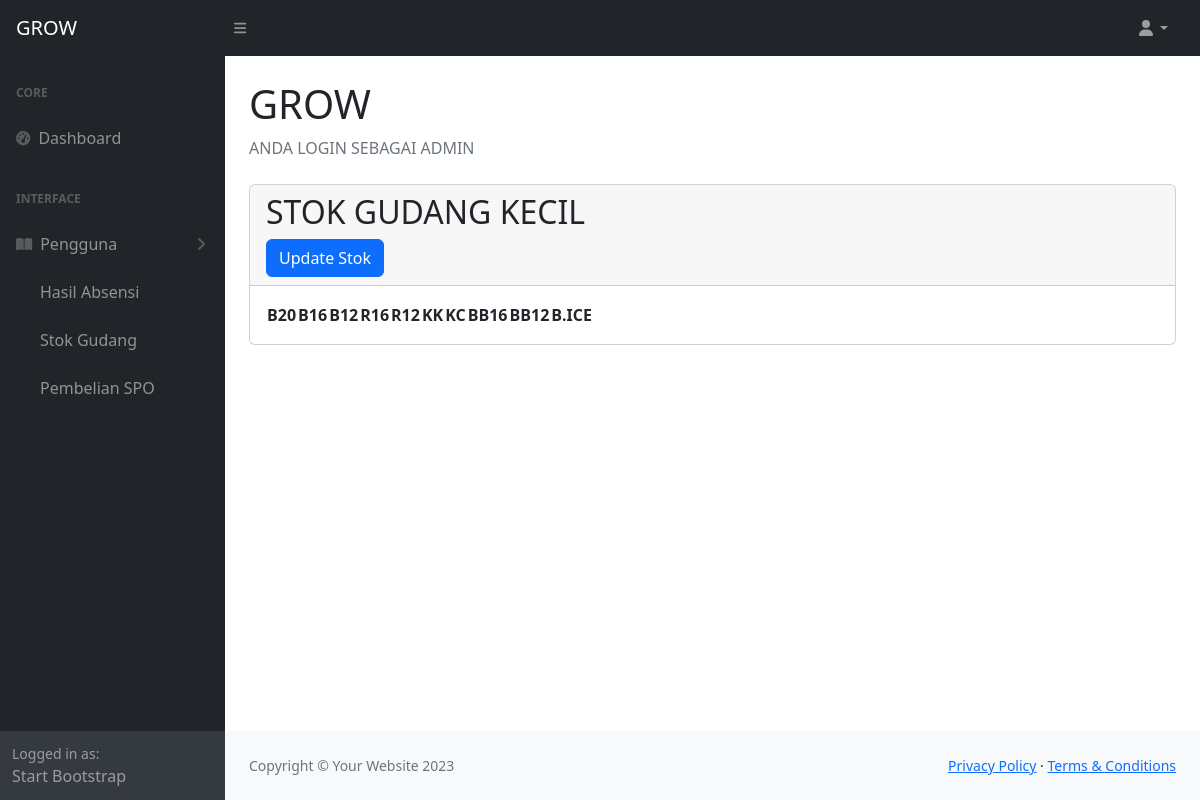
Before: /stok_gudang_kecil.php (signed in) with the older database file.
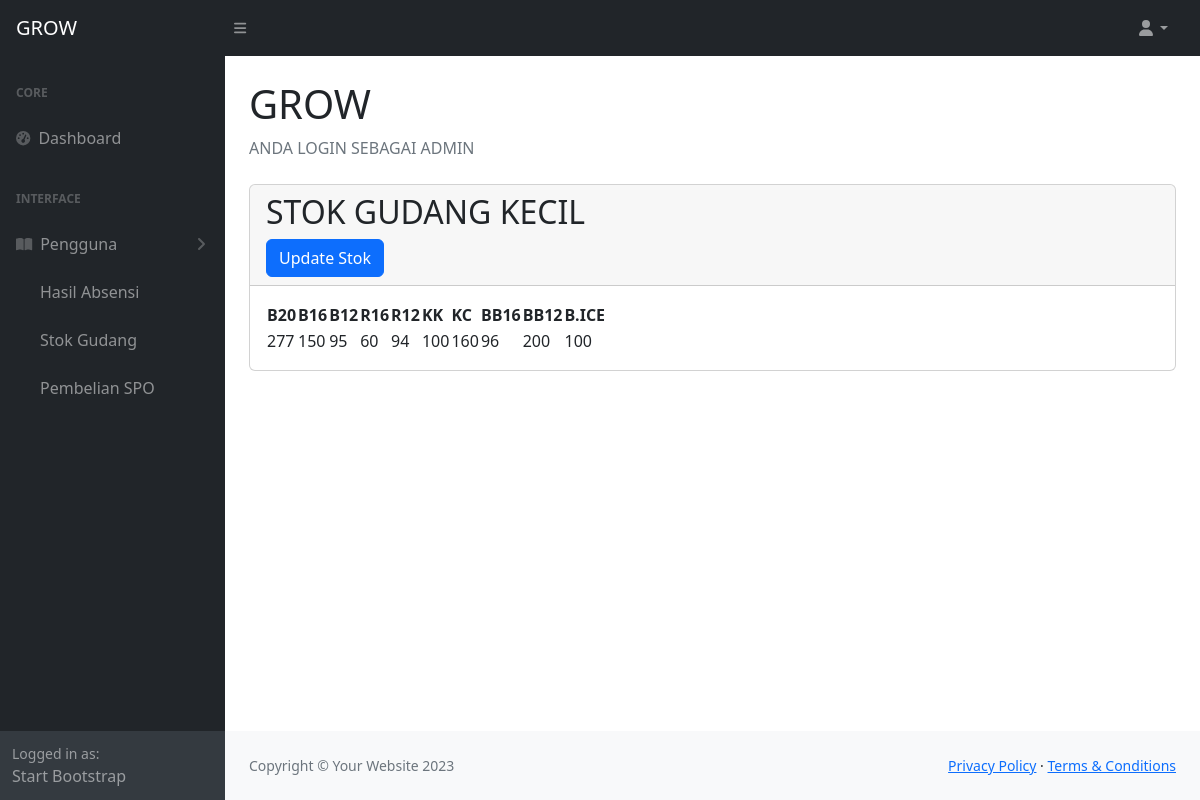
After: the same page with the newer database file.
### tables this page shows
CREATE TABLE `stok_gudang_kecil` (
  `kd_stok` int(11) NOT NULL,
  `B12` int(11) NOT NULL,
  `B16` int(11) NOT NULL,
  `B20` int(11) NOT NULL,
  `BB12` int(11) NOT NULL,
  `BB16` int(11) NOT NULL,
  `BICE16` int(11) NOT NULL,
  `KC` int(11) NOT NULL,
  `KK` int(11) NOT NULL,
  `R12` int(11) NOT NULL,
  `R16` int(11) NOT NULL
);

### stok_gudang_kecil.php (the view, shortened to what this page needs)
<?php
require 'function.php';
?>
<!DOCTYPE html>
<html lang="en">
    <head>
        <link href="https://cdn.jsdelivr.net/npm/simple-datatables@7.1.2/dist/style.min.css" rel="stylesheet" />
        <link href="css/styles.css" rel="stylesheet" />
    </head>
    <body class="sb-nav-fixed">
        <nav class="sb-topnav navbar navbar-expand navbar-dark bg-dark">
            <a class="navbar-brand ps-3" href="index.php">GROW</a>
            <button class="btn btn-link btn-sm order-1 order-lg-0 me-4 me-lg-0" id="sidebarToggle" href="#!"><i class="fas fa-bars"></i></button>
            <ul class="navbar-nav ms-auto ms-md-0 me-3 me-lg-4">
                <li class="nav-item dropdown">
                    <a class="nav-link dropdown-toggle" id="navbarDropdown" href="#" role="button" data-bs-toggle="dropdown" aria-expanded="false"><i class="fas fa-user fa-fw"></i></a>
                </li>
            </ul>
        </nav>
        <div id="layoutSidenav">
            <div id="layoutSidenav_nav">
                <nav class="sb-sidenav accordion sb-sidenav-dark" id="sidenavAccordion">
                    <div class="sb-sidenav-menu">
                        <div class="nav">
                            <div class="sb-sidenav-menu-heading">Core</div>
                                <a class="nav-link" href="index.php">
                                <div class="sb-nav-link-icon"><i class="fas fa-tachometer-alt"></i></div>
                                Dashboard
                                </a>
                                <div class="sb-sidenav-menu-heading">Interface</div>
                                <a class="nav-link collapsed" href="#" data-bs-toggle="collapse" data-bs-target="#collapsePages" aria-expanded="false" aria-controls="collapsePages">
                                <div class="sb-nav-link-icon"><i class="fas fa-book-open"></i></div>
                                    Pengguna
                                <div class="sb-sidenav-collapse-arrow"><i class="fas fa-angle-down"></i></div>
                                </a>
                            <nav class="sb-sidenav-menu-nested nav accordion" id="sidenavAccordionPages">
                                    <a class="nav-link" href="absensi.php">Hasil Absensi</a>
                            </nav>
                            <nav class="sb-sidenav-menu-nested nav accordion" id="sidenavAccordionPages">
                                    <a class="nav-link" href="stok_gudang_kecil.php">Stok Gudang</a>
                            </nav>
                            <nav class="sb-sidenav-menu-nested nav accordion" id="sidenavAccordionPages">
                                    <a class="nav-link" href="pembelianspo.php">Pembelian SPO</a>
                            </nav>
                        </div>
                    </div>
                    <div class="sb-sidenav-footer">
                        <div class="small">Logged in as:</div>
                        Start Bootstrap
                    </div>
                </nav>
            </div>
            <div id="layoutSidenav_content">
                <main>
                    <div class="container-fluid px-4">
                        <h1 class="mt-4">GROW</h1>
                        <ol class="breadcrumb mb-4">
                            <li class="breadcrumb-item active">ANDA LOGIN SEBAGAI ADMIN</li>
                        </ol>
                        <div class="card mb-4">
                            <div class="card-header">
                                <h2>STOK GUDANG KECIL</h2>
                                <button type="button" class="btn btn-primary" data-bs-toggle="modal" data-bs-target="#exampleModal">
                                    Update Stok
                                </button>
                            </div>
                            <div class="card-body">
                                <table id="datatablesSimple">
                                    <thead>
                                    <tr>
                                        <th>B20</th>
                                        <th>B16</th>
                                        <th>B12</th>
                                        <th>R16</th>
                                        <th>R12</th>
                                        <th>KK</th>
                                        <th>KC</th>
                                        <th>BB16</th>
                                        <th>BB12</th>
                                        <th>B.ICE</th>
                                    </tr>
                                    </thead>
                                    <tbody>
                                    <?php
                                        $ambilsemua = mysqli_query($koneksi, "SELECT * FROM stok_gudang_kecil" );
                                        while($data = mysqli_fetch_array($ambilsemua)){
                                            $b20 = $data['B20'];
                                            $b16 = $data['B16'];
                                            $b12 = $data['B12'];
                                            $r16 = $data['R16'];
                                            $r12 = $data['R12'];
                                            $kk = $data['KK'];
                                            $kc = $data['KC'];
                                            $bb16 = $data['BB16'];
                                            $bb12 = $data['BB12'];
                                            $bice = $data['BICE16'];
                                    ?>
                                    <tr>
                                    <td><?=$b20;?></td>
                                    <td><?=$b16;?></td>
                                    <td><?=$b12;?></td>
                                    <td><?=$r16;?></td>
                                    <td><?=$r12;?></td>
                                    <td><?=$kk;?></td>
                                    <td><?=$kc;?></td>
                                    <td><?=$bb16;?></td>
                                    <td><?=$bb12;?></td>
                                    <td><?=$bice;?></td>
                                    </tr>
                                    <?php }; ?>
                                    </tbody>
                                </table>
                            </div>
                        </div>
                    </div>
                </main>
                <footer class="py-4 bg-light mt-auto">
                    <div class="container-fluid px-4">
                        <div class="d-flex align-items-center justify-content-between small">
                            <div class="text-muted">Copyright &copy; Your Website 2023</div>
                            <div>
                                <a href="#">Privacy Policy</a>
                                &middot;
                                <a href="#">Terms &amp; Conditions</a>
                            </div>
                        </div>
                    </div>
                </footer>
            </div>
        </div>
    </body>
</html>

Changed rows visible on the page:
added stok_gudang_kecil: B20 "277", B16 "150", B12 "95", R16 "60", R12 "94", KK "100", KC "160", BB16 "96", BB12 "200", BICE16 "100"
